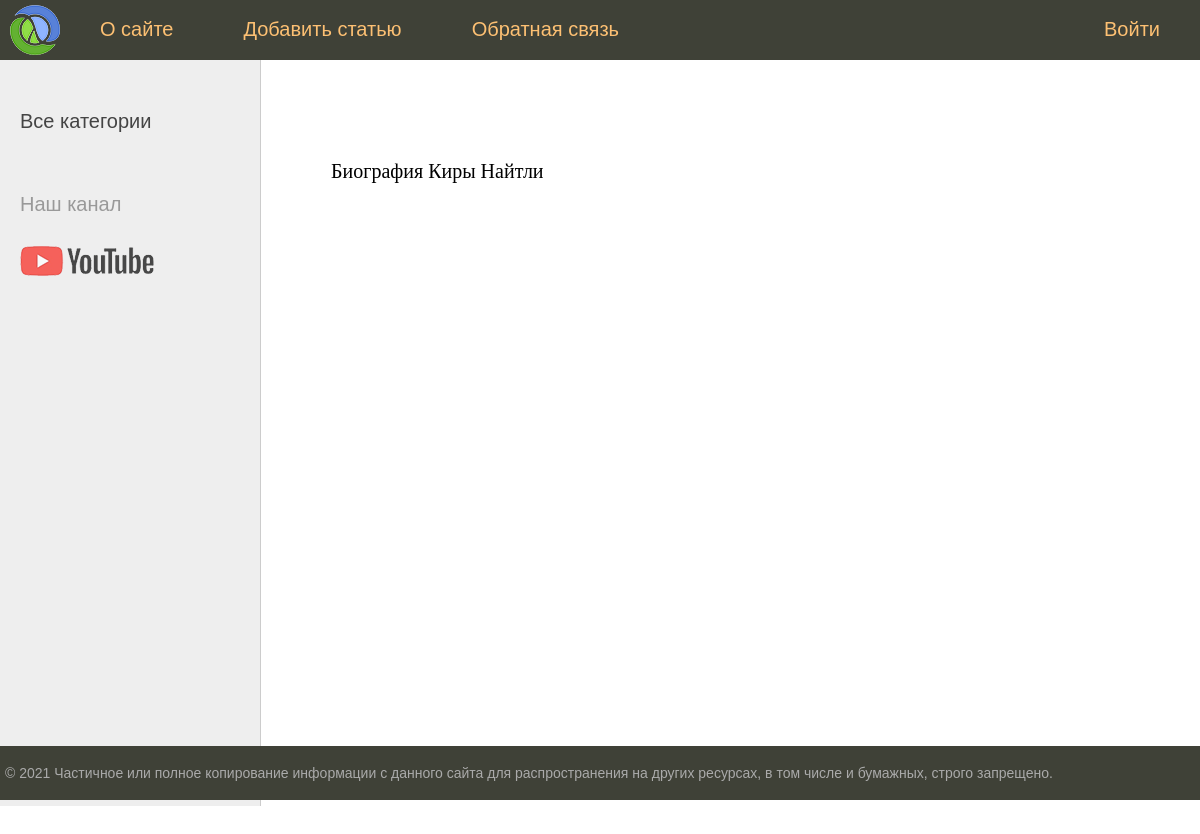
Before: /post/5/ with the older database file.
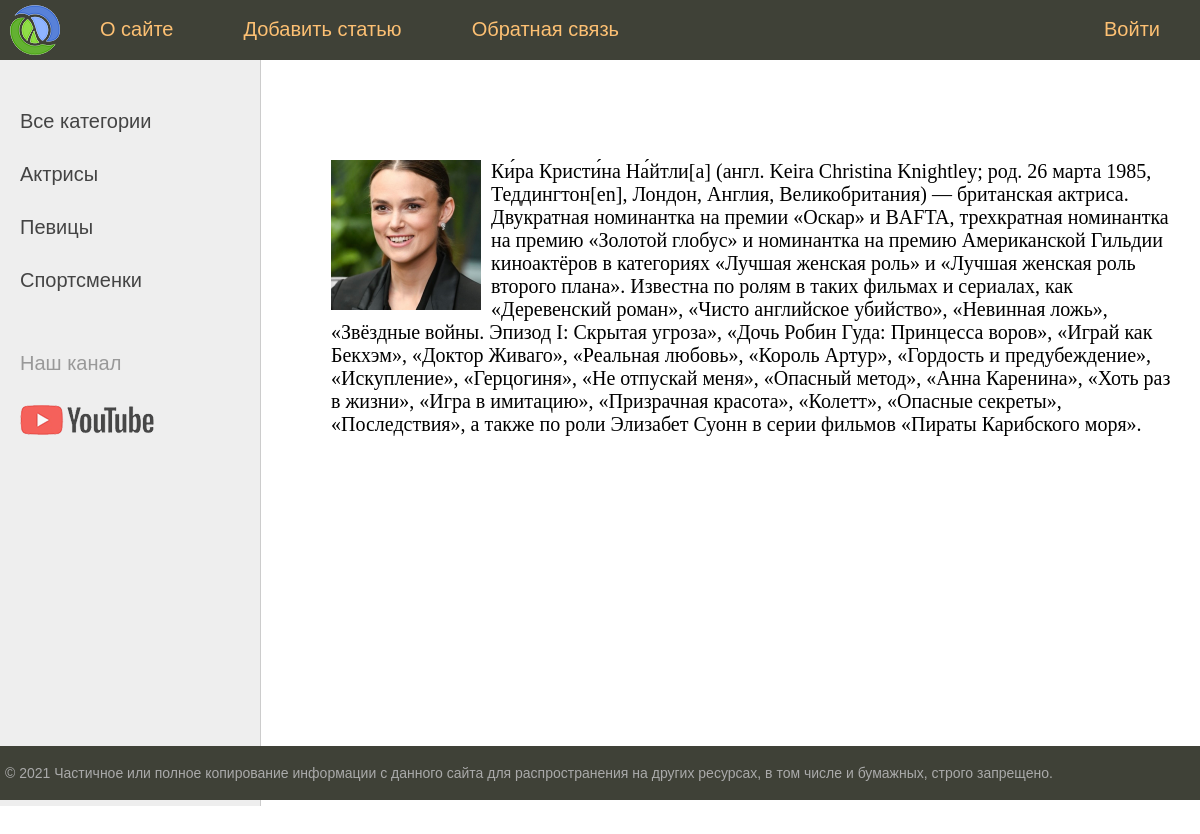
After: the same page with the newer database file.
### women/models.py (models this page shows, shortened)
class Women(models.Model):
    title = models.CharField(max_length=255, verbose_name='Заголовок')
    content = models.TextField(blank=True, verbose_name='Контент')
    photo = models.ImageField(upload_to="photos/%Y/%m/%d", verbose_name='Фотография')
    time_create = models.DateTimeField(auto_now_add=True, verbose_name='Время создания')
    time_update = models.DateTimeField(auto_now=True, verbose_name='Время изменения')
    is_published = models.BooleanField(default=True, verbose_name='Публикация')
    cat = models.ForeignKey('Category', on_delete=models.PROTECT, null=True, verbose_name='Категория')
    class Meta:
        ordering = ('title',)
        verbose_name = 'Женщина'
        verbose_name_plural = 'Женщины'

class Category(models.Model):
    name = models.CharField(max_length=100, db_index=True, verbose_name='Категория')
    def get_absolute_url(self):
        return reverse('category', kwargs={'cat_id': self.pk})
    class Meta:
        ordering = ('name',)
        verbose_name = 'Категорию'
        verbose_name_plural = 'Категории'

### women/views.py (the view)
# urls.py: path('post/<int:post_id>/', show_post, name='post'),
def show_post(request, post_id):
    posts = Women.objects.all()
    context = {
                'menu': menu,
                'posts': posts,
                'title': 'Пост',
                'post_selected': post_id,
                }
    return render(request, 'women/post.html', context=context)

### women/templatetags/women_tags.py (called while the page is built)
@register.inclusion_tag('women/list_categories.html')
def show_categories(sort=None, cat_selected=0):
    if not sort:
        cats = Category.objects.all()
    else:
        cats = Category.objects.order_by(sort)
    return {"cats": cats, "cat_selected": cat_selected}

### women/templates/women/post.html
{% extends 'women/base.html' %}
{% block content %}
<ul class="list-articles">
	{% for p in posts %}
	{% if p.pk == post_selected %}
		{% if p.photo %}
			<p><img src="{{ p.photo.url }}" alt="" class="img-article-left thumb"></p>
		{% endif %}
		{% autoescape on %}
			{{p.content|linebreaks}}
		{% endautoescape %}
	{% endif %}
	{% endfor %}
</ul>
{% endblock %}

### women/templates/women/base.html (shortened to what this page needs)
{% load static %}
{% load women_tags %}
<!DOCTYPE html>
<html>
<head>
	<link type="text/css" href="{% static 'women/css/styles.css' %}" rel="stylesheet" />
</head>
<body>
<table class="table-page" border=0 cellpadding="0" cellspacing="0">
<tr><td valign=top>
{% block mainmenu %}
		<div class="header">
			<ul id="mainmenu" class="mainmenu">
			<li class="logo"><a href="{% url 'index' %}"><div class="logo"></div></a></li>
{% for m in menu %}
	{% if not forloop.last %}
			<li><a href="{% url m.url_name %}">{{m.title}}</a></li>
	{% else %}
			<li class="last"><a href="{% url m.url_name %}">{{m.title}}</a></li>
	{% endif %}
{% endfor %}
			</ul>
		</div>
{% endblock mainmenu %}
<table class="table-content" border=0 cellpadding="0" cellspacing="0">
<tr>
<td valign="top" class="left-chapters">
	<ul id="leftchapters">
{% if cat_selected == 0 %}
		<li class="selected">Все категории</li>
{% else %}
		<li><a href="{% url 'index' %}">Все категории</a></li>
{% endif %}
{% show_categories cat_selected=cat_selected %}
		<li class="share">
		<p>Наш канал</p>
		<a class="share-yt" href="https://www.youtube.com/playlist?list=PLA0M1Bcd0w8xO_39zZll2u1lz_Q-Mwn1F" target="_blank" rel="nofollow"></a>
		</li>
	</ul>
</td>
<td valign="top" class="content">
	<div class="content-text">
{% block content %}
{% endblock %}
	</div>
</td></tr></table>
</td></tr>
<tr><td valign=top>
	<div id="footer">
		<p>&copy; 2021 Частичное или полное копирование информации с данного сайта для распространения на других ресурсах, в том числе и бумажных, строго запрещено.</p>
	</div>
</td></tr></table>
</body>
</html>

### women/templates/women/list_categories.html
{% for c in cats %}
	{% if c.pk == cat_selected %}
		<li class="selected">{{c.name}}</li>
	{% else %}
		<li><a href="{{ c.get_absolute_url }}">{{c.name}}</a></li>
	{% endif %}
{% endfor %}

### women/static/women/css/styles.css (style rules this page uses)
html, body { font-family: 'Arial'; margin: 0; padding: 0; height: 100%; width: 100%; color: #444; }
a { color: #0059b2; text-decoration: none; }
img { max-width: 600px; height: auto; }
img.img-article-left { max-width: 300px; height: auto; float: left; padding: 0 10px 10px 0; }
img.img-article-left.thumb { max-width: 150px; height: auto; }
ul.list-articles { list-style: none; margin: 0; padding: 0; }
.table-page { width: 100%; height: 100%; vertical-align: top; }
.table-page tr { height: 100%; }
.header { background: #3F4137; height: 60px; }
.logo { background: url('../images/logo.png') no-repeat 10px 5px; width: 70px; height: 60px; }
ul.mainmenu { list-style: none; margin: 0; padding: 0; height: 60px; color: #fdc073; font-size: 20px; overflow: hidden; }
ul.mainmenu li { float: left; margin: 18px 40px 0 30px; }
ul.mainmenu li.logo { margin: 0; }
ul.mainmenu li.last { float: right; }
ul.mainmenu li a { color: #fdc073; text-decoration: none; }
.table-content { width: 100%; min-height: 100%; height: 100%; }
.left-chapters { margin: 0; background: #eee; border-right: 1px solid #ccc; min-height: 100%; }
.left-chapters ul { width: 230px; min-height: 100%; margin: 0; padding: 20px 10px 10px 20px; list-style: none; font-size: 20px; }
.left-chapters ul li { margin: 30px 0 0 0; color: #999; }
.left-chapters ul li a { color: #444; text-decoration: none; }
.left-chapters ul li.share { margin: 60px 0 0 0; }
.left-chapters ul li.share p { margin: 30px 0 30px 0; }
.left-chapters ul li.share a { display: inline-block; width: 40px; height: 40px; margin: 0 20px 0 0; }
.left-chapters ul li.share a.share-yt { width: 100%; height: 30px; background: url('../images/share_yt.png') no-repeat 0 0 }
.content { padding: 40px 20px 20px 40px; width: 100%; box-sizing: border-box; }
.content-text { margin: 60px 0 0 30px; color: #000; font-size: 20px; font-family: Yandex Sans Display Light; }
#footer { box-sizing: border-box; background: #3F4137; padding: 5px; color: #aaa; font-size: 14px; font-family: Verdana, Geneva, Arial, Helvetica; text-align: left; overflow: hidden; }

Changed rows visible on the page:
added Category: name "Актрисы"
added Category: name "Певицы"
added Category: name "Спортсменки"
changed Women: photo: picture added; content "Биография Киры Найтли" → "Ки́ра Кристи́на На́йтли[a] (англ. Keira Christina Knightley; род. 26 марта 1985, Теддингтон[en], Лондон, Англия, Великобритания) — британская актриса. Двукратная номинантка на премии «Оскар» и BAFTA, трехкратная номинантка на премию «Золотой глобус» и номинантка на премию Американской Гильдии киноактёров в категориях «Лучшая женская роль» и «Лучшая женская роль второго плана». Известна по ролям в таких фильмах и сериалах, как «Деревенский роман», «Чисто английское убийство», «Невинная ложь», «Звёздные войны. Эпизод I: Скрытая угроза», «Дочь Робин Гуда: Принцесса воров», «Играй как Бекхэм», «Доктор Живаго», «Реальная любовь», «Король Артур», «Гордость и предубеждение», «Искупление»,…"
